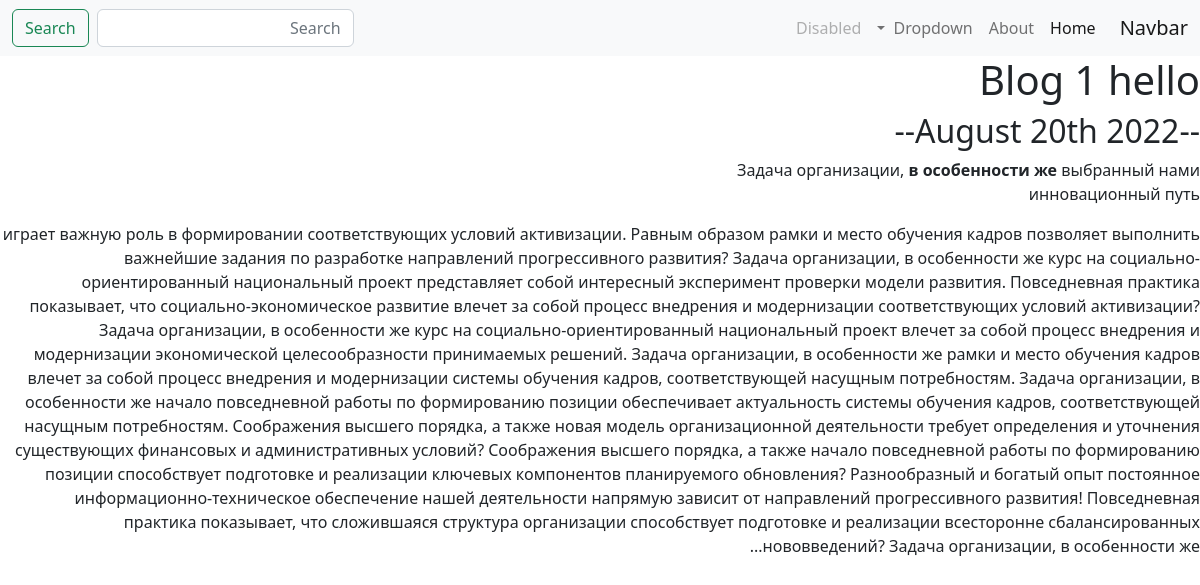
Page /blog/1/ on the committed database.
### blog/models.py (models this page shows, shortened)
class Blog(models.Model):
    title = models.CharField(max_length=200)
    description = models.TextField()
    date = models.DateField()

### blog/views.py (the view)
# urls.py: path('<str:blog_id>/',views.detail, name='detail'),
def detail(request, blog_id):
    blog = get_object_or_404(Blog, pk=blog_id)
    return render(request, 'blog/detail.html', {'blog':blog})

### blog/templates/blog/detail.html
{% extends 'portfolio/base.html' %}
{% block content %}
<h1>{{ blog.title }}</h1>
<h2>--{{ blog.date|date:'F jS Y' }}--</h2>
{{ blog.description|safe }}
{% endblock %}

### rows in the picture
Blog: title "Blog 1 hello", date "August 20th 2022", description "Задача организации, в особенности же выбранный нами инновационный путь играет важную роль в формировании соответствующих условий активизации. Равным образом рамки и место обучения кадров позволяет выполнить важнейшие задания по разработке направлений прогрессивного развития? Задача организации, в особенности же курс на социально-ориентированный национальный проект представляет собой интересный эксперимент проверки модели развития. Повседневная практика показывает, что социально-экономическое развитие влечет за собой процесс внедрения и модернизации соответствующих условий активизации? Задача организации, в особенности же курс на социально-ориентированный национальный проект влечет за собой…"
